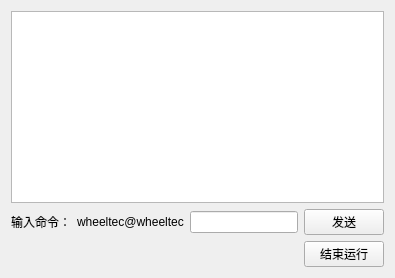
          <widget class="QWidget" name="tab_4">
           <attribute name="title">
            <string>命令行</string>
           </attribute>
           <layout class="QVBoxLayout" name="verticalLayout_4">
            <item>
             <widget class="QTextEdit" name="textEdit_cmd"/>
            </item>
            <item>
             <layout class="QHBoxLayout" name="horizontalLayout_8">
              <item>
               <widget class="QLabel" name="label_11">
                <property name="text">
                 <string>输入命令：</string>
                </property>
               </widget>
              </item>
              <item>
               <widget class="QLabel" name="label_12">
                <property name="text">
                 <string>wheeltec@wheeltec</string>
                </property>
               </widget>
              </item>
              <item>
               <widget class="QLineEdit" name="lineEdit_cmd"/>
              </item>
              <item>
               <widget class="QPushButton" name="pushButton_2">
                <property name="text">
                 <string>发送</string>
                </property>
                <property name="autoRepeat">
                 <bool>false</bool>
                </property>
               </widget>
              </item>
             </layout>
            </item>
            <item>
             <layout class="QHBoxLayout" name="horizontalLayout_16" stretch="1,0">
              <item>
               <spacer name="horizontalSpacer_7">
                <property name="orientation">
                 <enum>Qt::Horizontal</enum>
                </property>
                <property name="sizeHint" stdset="0">
                 <size>
                  <width>40</width>
                  <height>20</height>
                 </size>
                </property>
               </spacer>
              </item>
              <item>
               <widget class="QPushButton" name="quit_button_2">
                <property name="sizePolicy">
                 <sizepolicy hsizetype="MinimumExpanding" vsizetype="Fixed">
                  <horstretch>0</horstretch>
                  <verstretch>0</verstretch>
                 </sizepolicy>
                </property>
                <property name="text">
                 <string>结束运行</string>
                </property>
               </widget>
              </item>
             </layout>
            </item>
           </layout>
          </widget>
